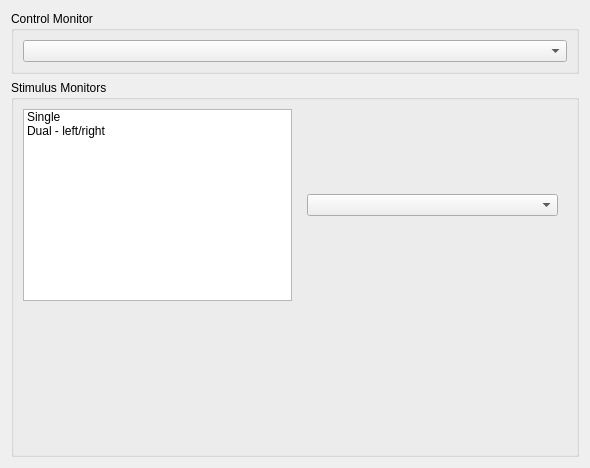
<?xml version="1.0" encoding="UTF-8"?>
<ui version="4.0">
 <class>HMonitorSettingsForm</class>
 <widget class="QWidget" name="HMonitorSettingsForm">
  <property name="geometry">
   <rect>
    <x>0</x>
    <y>0</y>
    <width>590</width>
    <height>468</height>
   </rect>
  </property>
  <property name="windowTitle">
   <string>Form</string>
  </property>
  <layout class="QVBoxLayout" name="verticalLayout_5">
   <item>
    <widget class="QGroupBox" name="groupBox">
     <property name="title">
      <string>Control Monitor</string>
     </property>
     <layout class="QHBoxLayout" name="horizontalLayout">
      <item>
       <widget class="QComboBox" name="comboBox"/>
      </item>
     </layout>
    </widget>
   </item>
   <item>
    <widget class="QGroupBox" name="groupBox_2">
     <property name="title">
      <string>Stimulus Monitors</string>
     </property>
     <layout class="QVBoxLayout" name="verticalLayout_4">
      <item>
       <layout class="QHBoxLayout" name="horizontalLayout_2">
        <item>
         <widget class="QListWidget" name="listWidget">
          <property name="flow">
           <enum>QListView::TopToBottom</enum>
          </property>
          <item>
           <property name="text">
            <string>Single</string>
           </property>
           <property name="icon">
            <iconset resource="resources.qrc">
             <normaloff>:/resources/single.png</normaloff>:/resources/single.png</iconset>
           </property>
          </item>
          <item>
           <property name="text">
            <string>Dual - left/right</string>
           </property>
           <property name="icon">
            <iconset resource="resources.qrc">
             <normaloff>:/resources/leftright.png</normaloff>:/resources/leftright.png</iconset>
           </property>
          </item>
         </widget>
        </item>
        <item>
         <widget class="QStackedWidget" name="stackedWidget">
          <property name="currentIndex">
           <number>0</number>
          </property>
          <widget class="QWidget" name="page">
           <layout class="QVBoxLayout" name="verticalLayout_2">
            <item>
             <widget class="QComboBox" name="comboBox_2"/>
            </item>
           </layout>
          </widget>
          <widget class="QWidget" name="page_2">
           <layout class="QVBoxLayout" name="verticalLayout_3">
            <item>
             <widget class="QComboBox" name="comboBox_3"/>
            </item>
            <item>
             <widget class="QComboBox" name="comboBox_4"/>
            </item>
           </layout>
          </widget>
          <widget class="QWidget" name="page_3">
           <layout class="QVBoxLayout" name="verticalLayout">
            <item>
             <widget class="QComboBox" name="comboBox_5"/>
            </item>
            <item>
             <widget class="QComboBox" name="comboBox_6"/>
            </item>
            <item>
             <widget class="QComboBox" name="comboBox_7"/>
            </item>
           </layout>
          </widget>
         </widget>
        </item>
       </layout>
      </item>
      <item>
       <spacer name="verticalSpacer">
        <property name="orientation">
         <enum>Qt::Vertical</enum>
        </property>
        <property name="sizeHint" stdset="0">
         <size>
          <width>20</width>
          <height>40</height>
         </size>
        </property>
       </spacer>
      </item>
     </layout>
    </widget>
   </item>
  </layout>
 </widget>
 <resources>
  <include location="resources.qrc"/>
 </resources>
 <connections>
  <connection>
   <sender>listWidget</sender>
   <signal>currentRowChanged(int)</signal>
   <receiver>stackedWidget</receiver>
   <slot>setCurrentIndex(int)</slot>
   <hints>
    <hint type="sourcelabel">
     <x>200</x>
     <y>203</y>
    </hint>
    <hint type="destinationlabel">
     <x>314</x>
     <y>199</y>
    </hint>
   </hints>
  </connection>
 </connections>
</ui>
